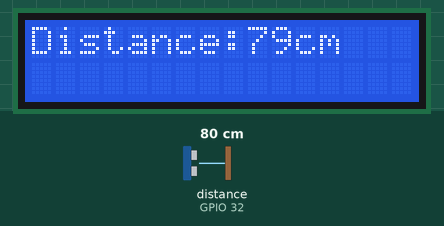
Bench run of a sketch on a simulated ESP32. On the bench: 16×2 character LCD. Wiring (inferred from the names in the program): ultrasonic range finder: trigger GPIO 33; echo GPIO 32. The inputs (shaded band) are chosen by the test bench; at power-on: distance to the obstacle (sensor on GPIO 32) 80 cm. The echo pulse lasts 58.3 µs per cm.

Above: at 1.2 s.
1.3 s: distance to the obstacle (sensor on GPIO 32) set to 6 cm
At 2.6 s:
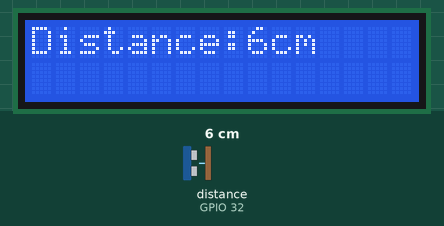
2.9 s: distance to the obstacle (sensor on GPIO 32) set to 3 cm
At 3.8 s:
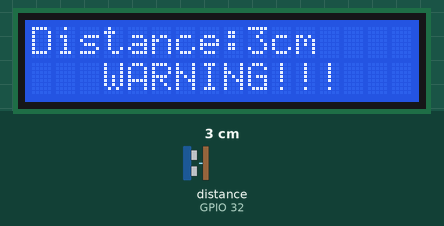
4.5 s: distance to the obstacle (sensor on GPIO 32) set to 2 cm
At 4.9 s:
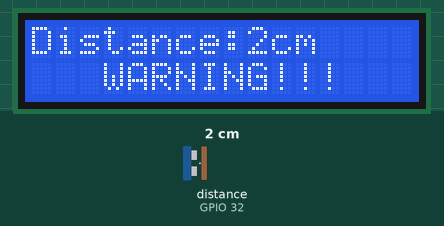
Timing chart, 0 to 7.5 s (numbered marks = the images above; inputs shaded):
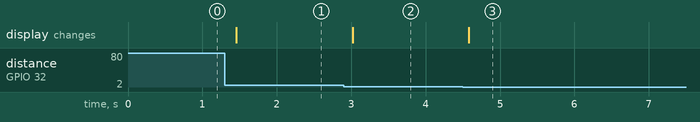

Measured:
- the behaviour switches between 5 and 4 cm on distance to the obstacle (sensor on GPIO 32) (found by bisection; images 1 and 2)
- after the input at 1.3 s, the display: changes after 0.15 s (image 1)
- after the input at 2.9 s, the display: changes after 0.12 s (image 2)
- after the input at 4.5 s, the display: changes after 0.08 s (image 3)

The sketch:

Ultrasonic_sensor_display.ino
```cpp
#include <Wire.h>
#include <LiquidCrystal_I2C.h>
LiquidCrystal_I2C lcd(0x27,16,2);
int trig = 33, echo = 32;
void setup() {
 pinMode(trig, OUTPUT);
 pinMode(echo, INPUT);
// pinMode(4, OUTPUT);
// digitalWrite(4, 0);
 Serial.begin(9600);
 lcd.init(); lcd.backlight();
}
void loop() {
 lcd.setCursor(0,0);
 lcd.print("Distance:");
 int x = reading();
 lcd.print(String(x));
 lcd.print("cm   ");
 lcd.setCursor(0,1);
 (x<5 && x!=0)? lcd.print("   WARNING!!!   ") : lcd.print("                ");
 delay(100);
}
int reading() {
 digitalWrite(trig, LOW);
 delayMicroseconds(2);
 digitalWrite(trig, HIGH);
 delayMicroseconds(10);
 digitalWrite(trig, LOW);
 long duration = pulseIn(echo, HIGH);
 int distance = duration * 0.0343 / 2;
 return distance;
}
```
